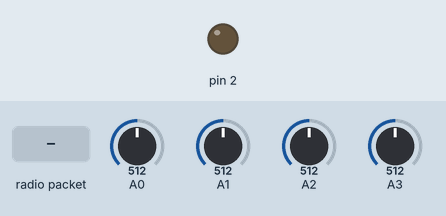
The sketch below on a simulated Arduino Uno, built with avr-gcc and run on an emulated ATmega328P. On the bench: output pins drawn as LEDs (lit = HIGH). Inputs (shaded band) come from the test bench; at power-on: A0 = 512, A1 = 512, A2 = 512, A3 = 512. Random numbers use the default seed unless the sketch sets one; no radio packets arrive unless stated; pins used as bus, display or sensor lines are not drawn; what the sketch prints to the serial monitor is not drawn.

Above: at 7.2 s.
7.3 s: radio packet "d" arrives
9.8 s: radio packet "1" arrives
At 16.1 s:
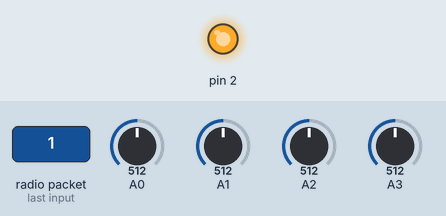
Timing chart, 0 to 17.3 s (numbered marks = the images above; inputs shaded):
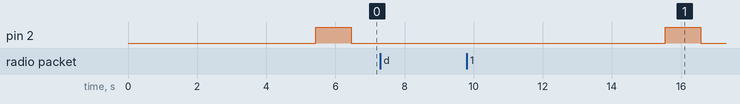

The sketch:

Beacon_Transmitter.ino
```cpp
/*
 * Beacon_Transmitter - Ground Station testing - Shortened Cycles
 *
 * This program is designed to carry out the Shortened software cycle for the Satellite Beacon for Ground
 * testing purposes. The software cycle comprise of five phase.....
 *
 * 1) Initialisation/Launch - At launch the radio and microcontroller intitalises once power is applied and the both are
 * put to sleep for 5 seconds (for tersting purposes), with the shutdown after launch time being 30-45 minutes for
 * actual space operations
 * 2) Data collection - The microcontroller does a series of commands such as check voltage, poll light sensing diodes etc.
 * to simulate the collection of satellite telemetry data.
 * 3) Data Transmission - 5 packets of data is transmitted. The first four packets contain the satellite address (Hex - 23,AF)
 * repeated twice and the fifth packet containg 50 Bytes of random data representing the satellite telemetry data.
 * 4) Recieve mode - The satellite radio enters receive mode for 5 seconds where it could accept a command
 * 5) Low power idle mode - The satelltie enters a low power mode for 2 seconds where the radio is turned off and the
 * microcontroller is set to idle
 *
 * Author:  Travis McKee
 * Date:    28 Feb 2020
 *
 */

#include <SPI.h>
#include <RH_RF95.h>
#include <LowPower.h>

// for use with the Arduino Pro mini on the red PCB or Breadboard (Space Beacon) and the Arduino Uno (ground recieving station)
#define RFM95_CS 10
#define RFM95_RST 4
#define RFM95_INT 2
#define RX_TIME 5000

// Set the Transmit/Recieve frequency
#define RF95_FREQ 437.0

// Singleton instance of the radio driver
RH_RF95 rf95(RFM95_CS, RFM95_INT);

int satBatVoltage = 0;
int solarPanelVoltage = 0;
int photoDiode1 = 0;
int photoDiode2 = 0;
int photoDiode3 = 0;
char radiopacket[50];
uint8_t satTelemetry[50];
uint8_t satAddress[4] = {35,175,35,175};
boolean launched = false;


void setup()
{
  Serial.begin(115200);

  Serial.println("Initalisation Begins");
  pinMode(RFM95_RST, OUTPUT);
  pinMode(2,OUTPUT);
  digitalWrite(RFM95_RST, HIGH);

  // manual reset
  digitalWrite(RFM95_RST, LOW);
  delay(10);
  digitalWrite(RFM95_RST, HIGH);
  delay(10);

  while (!rf95.init()) {
    Serial.println("LoRa radio init failed");
    Serial.println("Uncomment '#define SERIAL_DEBUG' in RH_RF95.cpp for detailed debug info");
    while (1);
  }
  Serial.println("LoRa radio init OK!");

  // Defaults after init are 434.0MHz, modulation GFSK_Rb250Fd250, +13dbM
  if (!rf95.setFrequency(RF95_FREQ)) {
    Serial.println("setFrequency failed");
    while (1);
  }
  Serial.print("Set Freq to: "); Serial.println(RF95_FREQ);

  rf95.setTxPower(5, false);

  //Defaults after init are 434.0MHz, 13dBm, Bw = 125 kHz, Cr = 4/5, Sf = 128chips/symbol, CRC on
  //Changing the default modem settings to one of the preset settings
  while(!rf95.setModemConfig(3))
  {
    Serial.println("LoRa radio modem settings change failed");
  }
  //Setting 0 (Bw125Cr45Sf128) - Bw = 125 kHz, Cr = 4/5, Sf = 128chips/symbol, CRC on. Default medium range
  //Setting 1 (Bw500Cr45Sf128) - Bw = 500 kHz, Cr = 4/5, Sf = 128chips/symbol, CRC on. Fast+short range.
  //Setting 2 (Bw31_25Cr48Sf512 ) - Bw = 31.25 kHz, Cr = 4/8, Sf = 512chips/symbol, CRC on. Slow+long range.
  //Setting 3 (Bw125Cr48Sf4096) - Bw = 125 kHz, Cr = 4/8, Sf = 4096chips/symbol, CRC on. Slow+long range.

  Serial.println("Initalisation finished");
}


void loop()
{
  if (launched == false)
  {
    Serial.println("satellite launches");
    launch(); //shuts down microcontroller for 4 seconds to represent 45 minutes after launch
    launched = true;
    Serial.begin(115200);
    delay(100);
    satTelemetry[0] = 1;
    for (int i = 1; i< sizeof(satTelemetry); i++)
    {
      satTelemetry[i] = random(255);
    }
  }

  Serial.println("Begin collecting data");
  collectData(); //collecting data - battery checks, check light sensing diode, current check
  Serial.println("Finish collecting data");

  Serial.println("begin Transmit");
  transmit();
  Serial.println("Transmission complete");

  // Now wait for a reply
  Serial.println("enter receive cycle");
  delay(10);
  receive();
  Serial.println("finish receive cycle");
  delay(10);
  Serial.println("enter idle cycle");
  delay(10);
  idleBeacon();
  Serial.println("finish idle cycle");

}

void launch()
{
  rf95.sleep();
  Serial.flush();
  delay(100);
  for (int i = 0; i < 5; i++)
  {
    LowPower.powerSave(SLEEP_1S, ADC_OFF, BOD_OFF, TIMER2_OFF);
    //LowPower.idle(SLEEP_1S, ADC_OFF,TIMER4_OFF, TIMER3_OFF, TIMER1_OFF, TIMER0_OFF, SPI_OFF, USART1_OFF, TWI_OFF, USB_OFF); //for arduino feather 32u4
    //LowPower.idle(SLEEP_1S, ADC_OFF,TIMER2_OFF, TIMER1_OFF, TIMER0_OFF, SPI_OFF, USART0_OFF, TWI_OFF); //for arduino pro mini
    //LowPower.powerStandby(SLEEP_1S, ADC_OFF, BOD_OFF);

  }
  delay(100);
  rf95.setModeIdle();
  delay(100);
}

void transmit()
{

  delay(100);
  Serial.print("Sending: ");
  for(int j=0;j<sizeof(satTelemetry); j++)
          { Serial.print(satTelemetry[j],HEX); Serial.print(" ");
          } Serial.println();
  Serial.println((byte)satAddress);

  for (int i=0; i<4; i++)
  {
  rf95.send((uint8_t *)satAddress, 4);
  delay(10);
  rf95.waitPacketSent();
  delay(100);
  }
  delay(200);
  rf95.send((uint8_t *)satTelemetry, 50);
  delay(10);
  rf95.waitPacketSent();
  satTelemetry[0] = satTelemetry[0]+1;
  delay(300);
}

void receive()
{
  unsigned long timeStamp = millis();
  delay(10);
  do
  {
    if (rf95.available())
    {
      uint8_t buf[RH_RF95_MAX_MESSAGE_LEN];
      uint8_t len = sizeof(buf);

      if (rf95.recv(buf, &len))
      {
        Serial.print("Got: ");
        Serial.println((char*)buf);
        Serial.println("Doing something");
      }
      else
      {
        Serial.println("Receive failed");
      }
    }
  } while (millis() < timeStamp + RX_TIME);
}

void idleBeacon()
{
  rf95.sleep();
  delay(100);
  //for (int i = 0; i < 240+random(60); i++)
  for (int i = 0; i < 2; i++)
  {
    //LowPower.powerSave(SLEEP_1S, ADC_OFF, BOD_OFF, TIMER2_OFF);
    //LowPower.idle(SLEEP_1S, ADC_OFF,TIMER4_OFF, TIMER3_OFF, TIMER1_OFF, TIMER0_OFF, SPI_OFF, USART1_OFF, TWI_OFF, USB_OFF); //for arduino feather 32u4
    LowPower.idle(SLEEP_1S, ADC_OFF,TIMER2_OFF, TIMER1_OFF, TIMER0_OFF, SPI_OFF, USART0_OFF, TWI_OFF); //for arduino pro mini
    //LowPower.powerStandby(SLEEP_1S, ADC_OFF, BOD_OFF);

  }
  delay(100);
  rf95.setModeIdle();
}

void collectData()
{
  digitalWrite(2,HIGH); //power for light sensing diodes
  delay(1000);

  int batRead=0;
  for(int i = 0;i<50;i++)
  {
  batRead = batRead + analogRead(A3);
  }
  satBatVoltage = batRead/50;
  Serial.print("Battery voltage is: "); Serial.println(satBatVoltage);

  solarPanelVoltage =  solarPanelVoltage+1;
  if ( solarPanelVoltage == 100)
  {
     solarPanelVoltage = 0;
  }
  Serial.print("Solar Panel Voltage: ");
  Serial.println(solarPanelVoltage);

  int diode1=0;
  int diode2=0;
  int diode3=0;
  for (int j=0;j<50;j++)
  {
  diode1 = diode1 + analogRead(A0);
  diode2 = diode2 + analogRead(A1);
  diode3 = diode3 + analogRead(A2);
  }
  photoDiode1 = diode1/50;
  photoDiode2 = diode2/50;
  photoDiode3 = diode3/50;

    Serial.print("Diode 1: ");
  Serial.print(photoDiode1);
    Serial.print(", Diode 2: ");
  Serial.print(photoDiode2);
    Serial.print(", Diode 3: ");
  Serial.println(photoDiode3);
  digitalWrite(2,LOW);
  delay(500);
}
```

Measured:
- after the input at 7.3 s, every drawn part: stays the same
